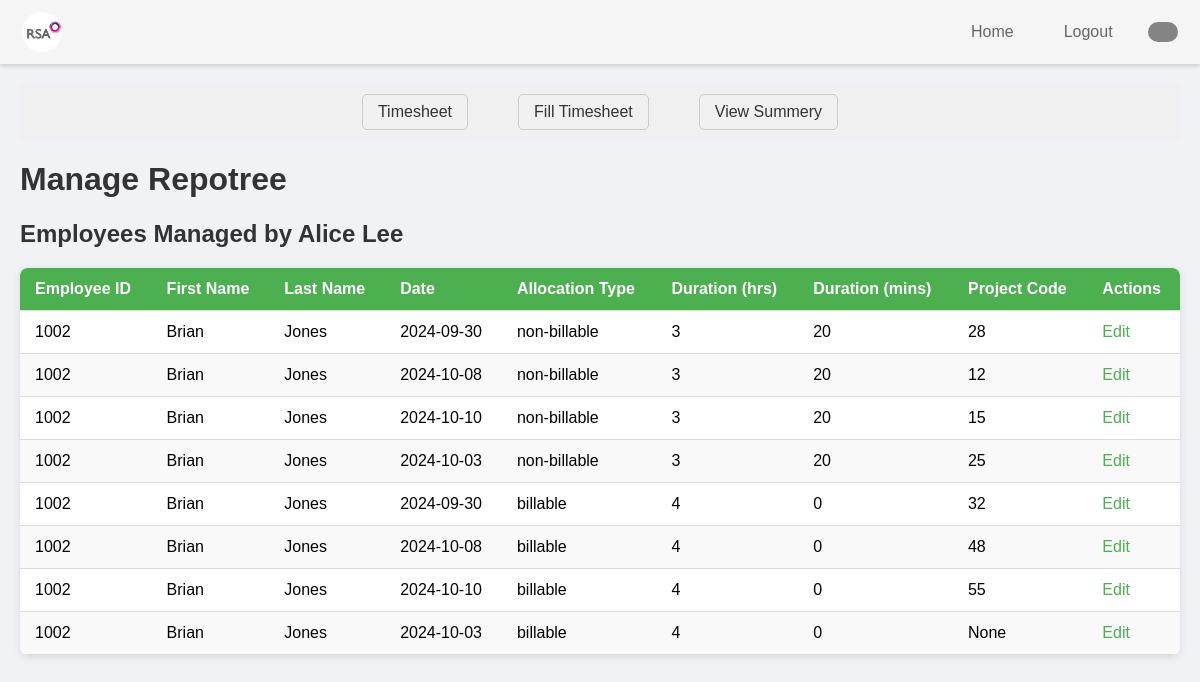
Before: /view_repotree (signed in) with the older database file.
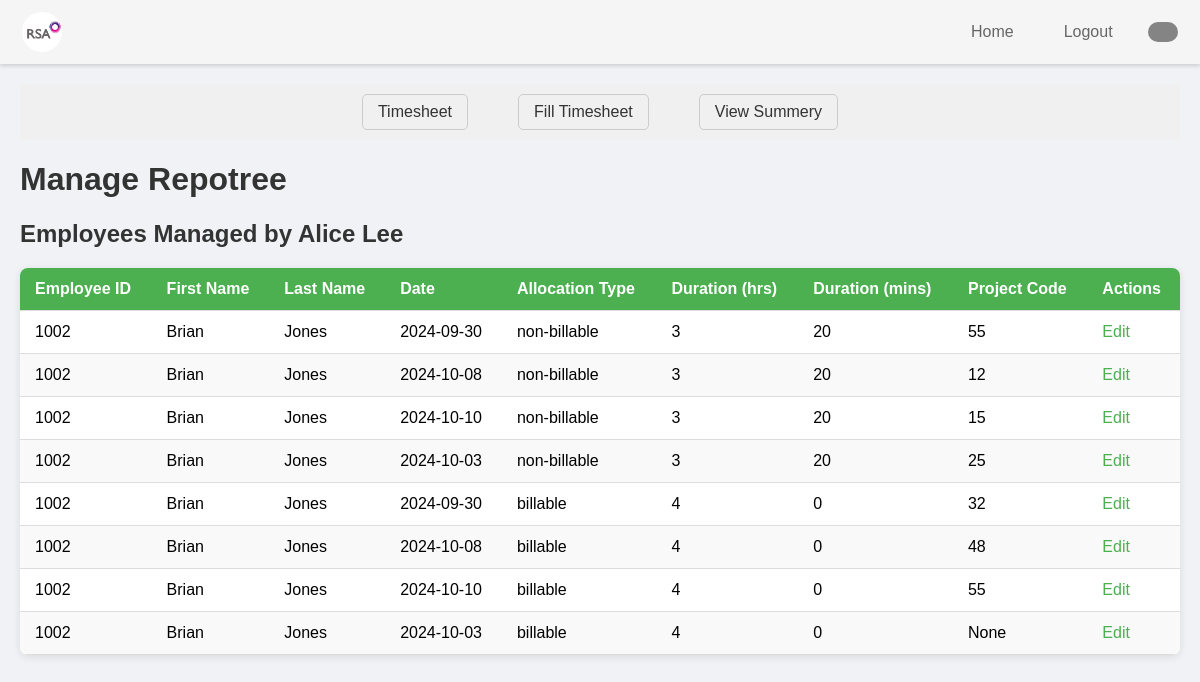
After: the same page with the newer database file.
### tables this page shows
CREATE TABLE EMS_users (
    EmployeeID TEXT PRIMARY KEY,
    Fname TEXT,
    Mname TEXT,
    Lname TEXT,
    ManagerID TEXT,
    EMSlogin TEXT,
    Role TEXT,
    Team TEXT,
    ManagerName TEXT,
    Password TEXT
);

CREATE TABLE timesheet_entries (
    entree_id INTEGER PRIMARY KEY AUTOINCREMENT,
    employee_id TEXT,
    fname TEXT,
    lname TEXT,
    team TEXT,
    manager_name TEXT,
    date TEXT,
    duration_hours INTEGER,
    duration_minutes INTEGER,
    total_time REAL,
    project_code TEXT,
    allocation_type TEXT,
    holiday_status TEXT,
    category_1 TEXT,
    category_2 TEXT,
    category_3 TEXT,
    comments TEXT
);

### app.py (the view, shortened to what this page needs)
@app.route('/view_repotree', methods=['GET', 'POST'])
@login_required
def view_repotree():
    edit_entry = None
    edit_entry_id = request.args.get('edit_entry_id')
    conn = get_db_connection()
    repotree_employees = conn.execute(
        'SELECT * FROM EMS_users WHERE ManagerID = ?',
        (current_user.id,)
    ).fetchall()
    if not repotree_employees:
        conn.close()
        flash('You do not manage any employees.', 'error')
        return redirect(url_for('home'))
    employee_ids = [employee['EmployeeID'] for employee in repotree_employees]
    placeholders = ', '.join(['?'] * len(employee_ids))
    timesheet_entries = conn.execute(
        f'SELECT * FROM timesheet_entries WHERE employee_id IN ({placeholders})',
        employee_ids
    ).fetchall()
    if edit_entry_id:
        edit_entry = conn.execute(
            'SELECT * FROM timesheet_entries WHERE entree_id = ?',
            (edit_entry_id,)
        ).fetchone()
    conn.close()
    return render_template('view_repotree.html', employees=repotree_employees, timesheets=timesheet_entries, edit_entry=edit_entry)

### app.py (called while the page is built)
def get_db_connection():
    conn = sqlite3.connect('ems_user.db')
    conn.row_factory = sqlite3.Row
    return conn

@login_manager.user_loader
def load_user(user_id):
    conn = get_db_connection()
    user = conn.execute('SELECT * FROM EMS_users WHERE EmployeeID = ?', (user_id,)).fetchone()
    conn.close()
    if user:
        return User(user['EmployeeID'], user['Fname'], user['Lname'], user['Role'], user['Team'] ,user['ManagerName'])
    return None

### templates/view_repotree.html (shortened to what this page needs)
<!DOCTYPE html>
<html lang="en">
  <head>
    <link
    rel="stylesheet"
    href="{{ url_for('static', filename='css/timesheet/view_repotree.css') }}"
  />
  </head>
  <body>
    {% include 'navbar.html' %}
    <div class="view-repotree-box">
      <nav class="ts-nav-container">
        <div class="ts-nav-center">
          <a href="/timesheet_home" class="ts-nav-link">Timesheet</a>
          <a href="/fill_timesheet" class="ts-nav-link">Fill Timesheet</a>
           <a href="/view_summary" class="ts-nav-link">View Summery</a>
        </div>
      </nav>
    <h1>Manage Repotree</h1>
    {% if employees %}
    <h2>
      Employees Managed by {{ current_user.fname }} {{ current_user.lname }}
    </h2>
    <table>
      <thead>
        <tr>
          <th>Employee ID</th>
          <th>First Name</th>
          <th>Last Name</th>
          <th>Date</th>
          <th>Allocation Type</th>
          <th>Duration (hrs)</th>
          <th>Duration (mins)</th>
          <th>Project Code</th>
          <th>Actions</th>
        </tr>
      </thead>
      <tbody>
        {% for employee in employees %} {% for entry in timesheets %} {% if
        entry.employee_id == employee.EmployeeID %}
        <tr>
          <td>{{ employee.EmployeeID }}</td>
          <td>{{ employee.Fname }}</td>
          <td>{{ employee.Lname }}</td>
          <td>{{ entry.date }}</td>
          <td>{{ entry.allocation_type }}</td>
          <td>{{ entry.duration_hours }}</td>
          <td>{{ entry.duration_minutes }}</td>
          <td>
            {% if edit_entry and edit_entry.entree_id == entry.entree_id %}
            <form
              method="POST"
              action="{{ url_for('view_repotree', edit_entry_id=entry.entree_id) }}"
              class="edit-form"
            >
              <input
                type="hidden"
                name="entry_id"
                value="{{ entry.entree_id }}"
              />
              <input
                type="text"
                name="project_code"
                value="{{ entry.project_code }}"
                required
              />
              <button type="submit">Save</button>
            </form>
            {% else %} {{ entry.project_code }} {% endif %}
          </td>
          <td>
            {% if not edit_entry or edit_entry.entree_id != entry.entree_id %}
            <a
              href="{{ url_for('view_repotree', edit_entry_id=entry.entree_id) }}"
              class="action-link"
              >Edit</a
            >
            {% endif %}
          </td>
        </tr>
        {% endif %} {% endfor %} {% endfor %}
      </tbody>
    </table>
    {% else %}
    <p>You do not manage any employees.</p>
    {% endif %}
    </div>
  </body>
</html>

### templates/navbar.html (shortened to what this page needs)
<!DOCTYPE html>
<html lang="en">
<head>
    <link
    rel="stylesheet"
    href="{{ url_for('static', filename='css/navbar/navbar.css') }}"
  />
</head>
<body>
    <header id="navbar">
        <nav class="navbar-container container">
          <a href="/home" class="home-link">
            <div class="navbar-logo">
              <img
                src="{{ url_for('static', filename='images/logo.png') }}"
                alt="Logo"
              />
            </div>
          </a>
          <div class="navbar-links">
            <a class="navbar-link" href="/home">Home</a>
            <a class="navbar-link" href="/logout">Logout</a>
            <a class="navbar-link-name" href=""></a>
          </div>
        </nav>
      </header>
</body>
</html>

### static/css/timesheet/view_repotree.css (style rules this page uses)
body { font-family: Arial, sans-serif; background-color: #f0f2f5; margin: 0; padding: 20px; }
.view-repotree-box { margin-top: 64px; }
h1, h2 { color: #333; }
table { width: 100%; border-collapse: collapse; margin-top: 20px; background-color: #fff; border-radius: 8px; overflow: hidden; box-shadow: 0 2px 8px rgba(0, 0, 0, 0.1); }
th, td { padding: 12px 15px; text-align: left; border-bottom: 1px solid #ddd; }
th { background-color: #4caf50; color: #fff; }
tr:nth-child(even) { background-color: #f9f9f9; }
.action-link { color: #4caf50; text-decoration: none; cursor: pointer; }
.ts-nav-container { margin-top: 64px; margin-bottom: 5px; display: flex; justify-content: center; align-items: center; padding: 10px 20px; background-color: #f0f0f0; }
.ts-nav-center { display: flex; }
.ts-nav-link { margin: 0 25px; text-decoration: none; color: #333; border: 1px solid #ccc; padding: 8px 15px; border-radius: 5px; }

### static/css/navbar/navbar.css (style rules this page uses)
#navbar { --navbar-bg-color:whitesmoke; --navbar-text-color-focus: #323232; --navbar-text-color: #666; --navbar-text-color-focus: #fff; --navbar-bg-contrast: rgb(255, 0, 85);; position: fixed; height: 64px; background-color: var(--navbar-bg-color); left: 0; right: 0; top: 0; box-shadow: 0 2px 4px rgba(0, 0, 0, 0.15); z-index: 99; }
.navbar-container { display: flex; justify-content: space-between; align-items: center; height: 100%; padding: 0 1.4rem; }
.home-link { display: flex; align-items: center; }
.navbar-logo { background-color: var(--navbar-text-color-focus); border-radius: 50%; width: 40px; height: 40px; margin-right: 0.5em; }
.navbar-logo img { width: 50px; margin-top: -0.42rem; margin-left: -0.2rem; }

Changed rows visible on the page:
changed timesheet_entries (number 1 of 8 on the later page): project_code "28" → "55"
